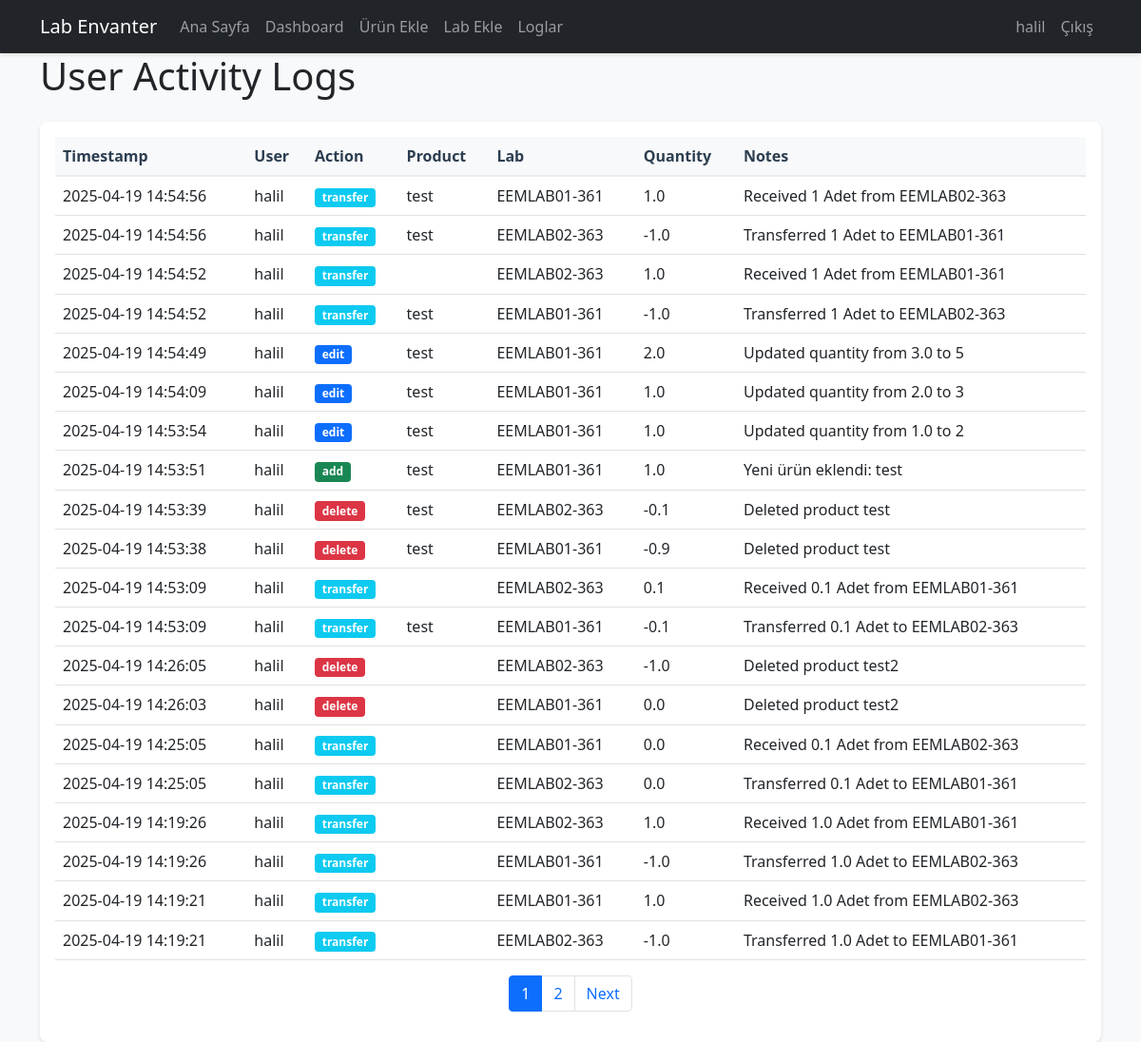
The app's page /logs (signed in) with its own data.
### app/models/user.py (models this page shows, shortened)
class User(UserMixin, db.Model):
    id = db.Column(db.Integer, primary_key=True)
    username = db.Column(db.String(64), unique=True, nullable=False, index=True)
    email = db.Column(db.String(120), unique=True, nullable=False, index=True)
    password_hash = db.Column(db.String(128))
    role = db.Column(db.String(20), nullable=False, default='user')
    created_at = db.Column(db.DateTime, default=datetime.utcnow)
    logs = db.relationship('UserLog', backref=db.backref('log_owner', lazy='joined'), lazy='dynamic')
    def is_editor(self):
        return self.role in ['admin', 'editor']

### app/models/user_log.py (models this page shows, shortened)
class UserLog(db.Model):
    id = db.Column(db.Integer, primary_key=True)
    user_id = db.Column(db.Integer, db.ForeignKey('user.id'), nullable=False)
    action_type = db.Column(db.String(20), nullable=False)  # add, edit, delete, transfer
    product_id = db.Column(db.Integer, db.ForeignKey('product.id'))
    lab_id = db.Column(db.Integer, db.ForeignKey('lab.id'))
    quantity = db.Column(db.Integer)  # Miktar değişimi (+/-), now using integers
    notes = db.Column(db.Text)
    timestamp = db.Column(db.DateTime, default=datetime.utcnow)
    product = db.relationship('Product')
    lab = db.relationship('Lab')

### app/models/product.py (models this page shows, shortened)
class Product(db.Model):
    __tablename__ = 'product'
    id = db.Column(db.Integer, primary_key=True)
    name = db.Column(db.String(200), nullable=False)
    registry_number = db.Column(db.String(50), nullable=False, index=True)
    quantity = db.Column(db.Integer, nullable=False, default=0)
    unit = db.Column(db.String(20), nullable=False)
    minimum_quantity = db.Column(db.Integer, default=0)
    location_type = db.Column(db.String(20), nullable=False)
    location_number = db.Column(db.String(20))
    location_position = db.Column(db.String(10))
    notes = db.Column(db.Text)
    created_at = db.Column(db.DateTime, default=datetime.utcnow)
    updated_at = db.Column(db.DateTime, default=datetime.utcnow, onupdate=datetime.utcnow)
    __mapper_args__ = {
        'version_id_col': db.Column('version_id', db.Integer, nullable=False, default=0)
    }
    lab_id = db.Column(db.Integer, db.ForeignKey('lab.id'), nullable=False)
    __table_args__ = (
        db.UniqueConstraint('registry_number', 'lab_id', name='unique_registry_per_lab'),
    )

### app/models/lab.py (models this page shows, shortened)
class Lab(db.Model):
    id = db.Column(db.Integer, primary_key=True)
    code = db.Column(db.String(20), unique=True, nullable=False)
    name = db.Column(db.String(100), unique=True, nullable=False)
    description = db.Column(db.Text)
    location = db.Column(db.String(200))
    max_cabinets = db.Column(db.Integer, nullable=False, default=8)
    products = db.relationship('Product', backref='lab', lazy='dynamic')
    PREDEFINED_LABS = [
        ('EEMLAB01-361', 'EEMLAB01-361', 'Laboratory 1', 8),
        ('EEMLAB02-363', 'EEMLAB02-363', 'Laboratory 2', 8),
        ('EEMLAB03-365', 'EEMLAB03-365', 'Laboratory 3', 8),
        ('EEMLAB04-367', 'EEMLAB04-367', 'Laboratory 4', 8),
        ('EEMLAB05-369', 'EEMLAB05-369', 'Laboratory 5', 8),
        ('EEMLAB06-371', 'EEMLAB06-371', 'Laboratory 6', 8),
        ('EEMLAB07-373', 'EEMLAB07-373', 'Laboratory 7', 8),
    ]

### app/main/routes.py (the view)
@bp.route('/logs')
@login_required
@admin_required
def user_logs():
    page = request.args.get('page', 1, type=int)
    per_page = 20
    logs = UserLog.query.order_by(UserLog.timestamp.desc()).paginate(page=page, per_page=per_page, error_out=False)
    return render_template('main/user_logs.html',
                           title='User Activity Logs',
                           logs=logs)

### app/templates/main/user_logs.html (shortened to what this page needs)
{% extends "base.html" %}
{% block content %}
<div class="container">
    <h1 class="mb-4">User Activity Logs</h1>
    <div class="card">
        <div class="card-body">
            <div class="table-responsive">
                <table class="table table-hover">
                    <thead class="table-light">
                        <tr>
                            <th>Timestamp</th>
                            <th>User</th>
                            <th>Action</th>
                            <th>Product</th>
                            <th>Lab</th>
                            <th>Quantity</th>
                            <th>Notes</th>
                        </tr>
                    </thead>
                    <tbody>
                        {% for log in logs.items %}
                        <tr>
                            <td>{{ log.timestamp.strftime('%Y-%m-%d %H:%M:%S') }}</td>
                            <td>{{ log.log_owner.username }}</td>
                            <td>
                                <span class="badge {% if log.action_type == 'add' %}bg-success
                                           {% elif log.action_type == 'delete' %}bg-danger
                                           {% elif log.action_type == 'edit' %}bg-primary
                                           {% else %}bg-info{% endif %}">
                                    {{ log.action_type }}
                                </span>
                            </td>
                            <td>{{ log.product.name }}</td>
                            <td>{{ log.lab.name }}</td>
                            <td>{{ log.quantity }}</td>
                            <td>{{ log.notes or '' }}</td>
                        </tr>
                        {% endfor %}
                    </tbody>
                </table>
            </div>
            {% if logs.pages > 1 %}
            <nav aria-label="Page navigation">
                <ul class="pagination justify-content-center">
                    {% for page_num in range(1, logs.pages + 1) %}
                    <li class="page-item {% if page_num == logs.page %}active{% endif %}"><a class="page-link" href="{{ url_for('main.user_logs', page=page_num) }}">{{ page_num }}</a></li>
                    {% endfor %}
                    {% if logs.has_next %}
                    <li class="page-item">
                        <a class="page-link" href="{{ url_for('main.user_logs', page=logs.next_num) }}">Next</a>
                    </li>
                    {% endif %}
                </ul>
            </nav>
            {% endif %}
        </div>
    </div>
</div>
{% endblock %}

### app/templates/includes/navbar.html (shortened to what this page needs)
<nav class="navbar navbar-expand-lg navbar-dark bg-dark">
    <div class="container">
        <a class="navbar-brand" href="{{ url_for('main.index') }}">Lab Envanter</a>
        <div class="collapse navbar-collapse" id="navbarNav">
            <ul class="navbar-nav me-auto">
                {% if current_user.is_authenticated %}
                    <li class="nav-item">
                        <a class="nav-link" href="{{ url_for('main.index') }}">Ana Sayfa</a>
                    </li>
                    <li class="nav-item">
                        <a class="nav-link" href="{{ url_for('main.dashboard') }}">Dashboard</a>
                    </li>
                    {% if current_user.is_editor() %}
                        <li class="nav-item">
                            <a class="nav-link" href="{{ url_for('main.add_product') }}">Ürün Ekle</a>
                        </li>
                        <li class="nav-item">
                            <a class="nav-link" href="{{ url_for('main.add_lab') }}">Lab Ekle</a>
                        </li>
                    {% endif %}
                    <li class="nav-item">
                        <a class="nav-link" href="{{ url_for('main.user_logs') }}">Loglar</a>
                    </li>
                {% endif %}
            </ul>
            <ul class="navbar-nav">
                {% if current_user.is_authenticated %}
                    <li class="nav-item">
                        <span class="nav-link">{{ current_user.username }}</span>
                    </li>
                    <li class="nav-item">
                        <a class="nav-link" href="{{ url_for('auth.logout') }}">Çıkış</a>
                    </li>
                {% else %}
                    <li class="nav-item">
                        <a class="nav-link" href="{{ url_for('auth.login') }}">Giriş</a>
                    </li>
                {% endif %}
            </ul>
        </div>
    </div>
</nav>

### app/static/css/style.css (style rules this page uses)
body { background-color: #f8f9fa; }
.card { box-shadow: 0 2px 4px rgba(0, 0, 0, 0.1); border: none; border-radius: 8px; }
.navbar { box-shadow: 0 2px 4px rgba(0, 0, 0, 0.1); }
.table thead th { background-color: #f8f9fa; border-bottom: 2px solid #e9ecef; color: #2c3e50; font-weight: 600; }

### records on screen
User: username "halil"
UserLog: timestamp "2025-04-19 14:54:56", log_owner.username "halil", action_type "transfer", product.name "test", lab.name "EEMLAB01-361", quantity "1.0", notes "Received 1 Adet from EEMLAB02-363"
UserLog: timestamp "2025-04-19 14:54:56", log_owner.username "halil", action_type "transfer", product.name "test", lab.name "EEMLAB02-363", quantity "-1.0", notes "Transferred 1 Adet to EEMLAB01-361"
UserLog: timestamp "2025-04-19 14:54:52", log_owner.username "halil", action_type "transfer", lab.name "EEMLAB02-363", quantity "1.0", notes "Received 1 Adet from EEMLAB01-361"
UserLog: timestamp "2025-04-19 14:54:52", log_owner.username "halil", action_type "transfer", product.name "test", lab.name "EEMLAB01-361", quantity "-1.0", notes "Transferred 1 Adet to EEMLAB02-363"
UserLog: timestamp "2025-04-19 14:54:49", log_owner.username "halil", action_type "edit", product.name "test", lab.name "EEMLAB01-361", quantity "2.0", notes "Updated quantity from 3.0 to 5"
UserLog: timestamp "2025-04-19 14:54:09", log_owner.username "halil", action_type "edit", product.name "test", lab.name "EEMLAB01-361", quantity "1.0", notes "Updated quantity from 2.0 to 3"
UserLog: timestamp "2025-04-19 14:53:54", log_owner.username "halil", action_type "edit", product.name "test", lab.name "EEMLAB01-361", quantity "1.0", notes "Updated quantity from 1.0 to 2"
UserLog: timestamp "2025-04-19 14:53:51", log_owner.username "halil", action_type "add", product.name "test", lab.name "EEMLAB01-361", quantity "1.0", notes "Yeni ürün eklendi: test"
UserLog: timestamp "2025-04-19 14:53:39", log_owner.username "halil", action_type "delete", product.name "test", lab.name "EEMLAB02-363", quantity "-0.1", notes "Deleted product test"
UserLog: timestamp "2025-04-19 14:53:38", log_owner.username "halil", action_type "delete", product.name "test", lab.name "EEMLAB01-361", quantity "-0.9", notes "Deleted product test"
UserLog: timestamp "2025-04-19 14:53:09", log_owner.username "halil", action_type "transfer", lab.name "EEMLAB02-363", quantity "0.1", notes "Received 0.1 Adet from EEMLAB01-361"
UserLog: timestamp "2025-04-19 14:53:09", log_owner.username "halil", action_type "transfer", product.name "test", lab.name "EEMLAB01-361", quantity "-0.1", notes "Transferred 0.1 Adet to EEMLAB02-363"
UserLog: timestamp "2025-04-19 14:26:05", log_owner.username "halil", action_type "delete", lab.name "EEMLAB02-363", quantity "-1.0", notes "Deleted product test2"
UserLog: timestamp "2025-04-19 14:26:03", log_owner.username "halil", action_type "delete", lab.name "EEMLAB01-361", quantity "0.0", notes "Deleted product test2"
UserLog: timestamp "2025-04-19 14:25:05", log_owner.username "halil", action_type "transfer", lab.name "EEMLAB01-361", quantity "0.0", notes "Received 0.1 Adet from EEMLAB02-363"
UserLog: timestamp "2025-04-19 14:25:05", log_owner.username "halil", action_type "transfer", lab.name "EEMLAB02-363", quantity "0.0", notes "Transferred 0.1 Adet to EEMLAB01-361"
UserLog: timestamp "2025-04-19 14:19:26", log_owner.username "halil", action_type "transfer", lab.name "EEMLAB02-363", quantity "1.0", notes "Received 1.0 Adet from EEMLAB01-361"
UserLog: timestamp "2025-04-19 14:19:26", log_owner.username "halil", action_type "transfer", lab.name "EEMLAB01-361", quantity "-1.0", notes "Transferred 1.0 Adet to EEMLAB02-363"
UserLog: timestamp "2025-04-19 14:19:21", log_owner.username "halil", action_type "transfer", lab.name "EEMLAB01-361", quantity "1.0", notes "Received 1.0 Adet from EEMLAB02-363"
UserLog: timestamp "2025-04-19 14:19:21", log_owner.username "halil", action_type "transfer", lab.name "EEMLAB02-363", quantity "-1.0", notes "Transferred 1.0 Adet to EEMLAB01-361"

### other values on screen
{{ page_num }} "1" "2"
